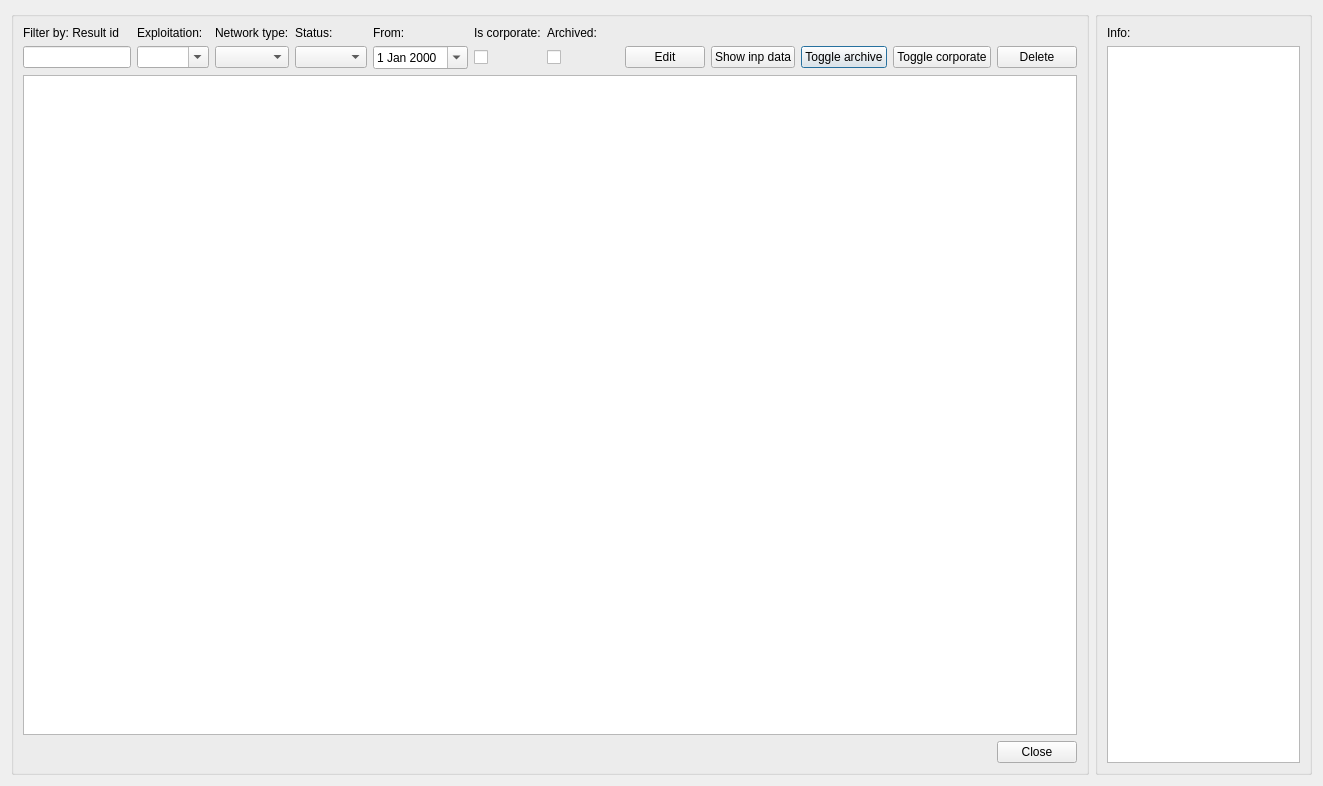
<?xml version="1.0" encoding="UTF-8"?>
<ui version="4.0">
 <class>dlg_go2epa_manager</class>
 <widget class="QDialog" name="dlg_go2epa_manager">
  <property name="geometry">
   <rect>
    <x>0</x>
    <y>0</y>
    <width>1323</width>
    <height>786</height>
   </rect>
  </property>
  <property name="windowTitle">
   <string>Epa result management</string>
  </property>
  <layout class="QGridLayout" name="verticalLayout_4">
   <item row="1" column="1">
    <widget class="QGroupBox" name="groupBox">
     <property name="sizePolicy">
      <sizepolicy hsizetype="Preferred" vsizetype="Preferred">
       <horstretch>0</horstretch>
       <verstretch>0</verstretch>
      </sizepolicy>
     </property>
     <property name="maximumSize">
      <size>
       <width>380</width>
       <height>16777215</height>
      </size>
     </property>
     <property name="title">
      <string/>
     </property>
     <layout class="QGridLayout" name="verticalLayout_3">
      <item row="0" column="1">
       <widget class="QLabel" name="label">
        <property name="text">
         <string>Info:</string>
        </property>
       </widget>
      </item>
      <item row="1" column="1">
       <widget class="QTextEdit" name="tab_log_txt_infolog"/>
      </item>
     </layout>
    </widget>
   </item>
   <item row="1" column="0">
    <widget class="QGroupBox" name="groupBox_2">
     <property name="sizePolicy">
      <sizepolicy hsizetype="Preferred" vsizetype="Preferred">
       <horstretch>0</horstretch>
       <verstretch>0</verstretch>
      </sizepolicy>
     </property>
     <property name="title">
      <string/>
     </property>
     <layout class="QGridLayout" name="gridLayout">
      <item row="0" column="0">
       <layout class="QGridLayout" name="gridLayout_2">
        <item row="2" column="10">
         <widget class="QPushButton" name="btn_archive">
          <property name="text">
           <string>Toggle archive</string>
          </property>
         </widget>
        </item>
        <item row="1" column="3">
         <widget class="QLabel" name="lbl_status">
          <property name="text">
           <string>Status:</string>
          </property>
         </widget>
        </item>
        <item row="2" column="0">
         <widget class="QLineEdit" name="txt_result_id">
          <property name="sizePolicy">
           <sizepolicy hsizetype="Minimum" vsizetype="Fixed">
            <horstretch>0</horstretch>
            <verstretch>0</verstretch>
           </sizepolicy>
          </property>
         </widget>
        </item>
        <item row="2" column="11">
         <widget class="QPushButton" name="btn_toggle_corporate">
          <property name="text">
           <string>Toggle corporate</string>
          </property>
         </widget>
        </item>
        <item row="4" column="0" colspan="13">
         <widget class="QTableView" name="tbl_rpt_cat_result">
          <property name="sortingEnabled">
           <bool>true</bool>
          </property>
         </widget>
        </item>
        <item row="2" column="3">
         <widget class="QComboBox" name="cmb_status">
          <property name="sizePolicy">
           <sizepolicy hsizetype="Preferred" vsizetype="Fixed">
            <horstretch>0</horstretch>
            <verstretch>0</verstretch>
           </sizepolicy>
          </property>
         </widget>
        </item>
        <item row="2" column="9">
         <widget class="QPushButton" name="btn_show_inp_data">
          <property name="text">
           <string>Show inp data</string>
          </property>
         </widget>
        </item>
        <item row="1" column="0">
         <widget class="QLabel" name="lbl_result_id">
          <property name="text">
           <string>Filter by: Result id</string>
          </property>
         </widget>
        </item>
        <item row="2" column="12">
         <widget class="QPushButton" name="btn_delete">
          <property name="sizePolicy">
           <sizepolicy hsizetype="Fixed" vsizetype="Fixed">
            <horstretch>0</horstretch>
            <verstretch>0</verstretch>
           </sizepolicy>
          </property>
          <property name="text">
           <string>Delete</string>
          </property>
         </widget>
        </item>
        <item row="1" column="7" rowspan="2">
         <spacer name="horizontalSpacer_2">
          <property name="orientation">
           <enum>Qt::Horizontal</enum>
          </property>
          <property name="sizeHint" stdset="0">
           <size>
            <width>80</width>
            <height>20</height>
           </size>
          </property>
         </spacer>
        </item>
        <item row="2" column="8">
         <widget class="QPushButton" name="btn_edit">
          <property name="text">
           <string>Edit</string>
          </property>
         </widget>
        </item>
        <item row="1" column="1">
         <widget class="QLabel" name="lbl_expl">
          <property name="text">
           <string>Exploitation:</string>
          </property>
         </widget>
        </item>
        <item row="2" column="1">
         <widget class="QComboBox" name="cmb_expl">
          <property name="sizePolicy">
           <sizepolicy hsizetype="Preferred" vsizetype="Fixed">
            <horstretch>0</horstretch>
            <verstretch>0</verstretch>
           </sizepolicy>
          </property>
          <property name="editable">
           <bool>true</bool>
          </property>
         </widget>
        </item>
        <item row="1" column="2">
         <widget class="QLabel" name="lbl_network_type">
          <property name="text">
           <string>Network type:</string>
          </property>
         </widget>
        </item>
        <item row="2" column="2">
         <widget class="QComboBox" name="cmb_network_type">
          <property name="sizePolicy">
           <sizepolicy hsizetype="Preferred" vsizetype="Fixed">
            <horstretch>0</horstretch>
            <verstretch>0</verstretch>
           </sizepolicy>
          </property>
         </widget>
        </item>
        <item row="1" column="4">
         <widget class="QLabel" name="lbl_date_exec_from">
          <property name="text">
           <string>From:</string>
          </property>
         </widget>
        </item>
        <item row="2" column="4">
         <widget class="QDateEdit" name="date_exec_from">
          <property name="sizePolicy">
           <sizepolicy hsizetype="Preferred" vsizetype="Fixed">
            <horstretch>0</horstretch>
            <verstretch>0</verstretch>
           </sizepolicy>
          </property>
          <property name="calendarPopup">
           <bool>true</bool>
          </property>
         </widget>
        </item>
        <item row="2" column="5">
         <widget class="QCheckBox" name="chk_corporate">
          <property name="text">
           <string/>
          </property>
         </widget>
        </item>
        <item row="2" column="6">
         <widget class="QCheckBox" name="chk_archived">
          <property name="text">
           <string/>
          </property>
         </widget>
        </item>
        <item row="1" column="5">
         <widget class="QLabel" name="lbl_corporate">
          <property name="text">
           <string>Is corporate:</string>
          </property>
         </widget>
        </item>
        <item row="1" column="6">
         <widget class="QLabel" name="lbl_archived">
          <property name="text">
           <string>Archived:</string>
          </property>
         </widget>
        </item>
       </layout>
      </item>
      <item row="2" column="0">
       <layout class="QGridLayout" name="lyt_buttons">
        <property name="topMargin">
         <number>0</number>
        </property>
        <item row="0" column="0">
         <spacer name="horizontalSpacer">
          <property name="orientation">
           <enum>Qt::Horizontal</enum>
          </property>
          <property name="sizeHint" stdset="0">
           <size>
            <width>40</width>
            <height>20</height>
           </size>
          </property>
         </spacer>
        </item>
        <item row="0" column="1">
         <widget class="QPushButton" name="btn_close">
          <property name="text">
           <string>Close</string>
          </property>
         </widget>
        </item>
       </layout>
      </item>
     </layout>
    </widget>
   </item>
  </layout>
 </widget>
 <tabstops>
  <tabstop>txt_result_id</tabstop>
  <tabstop>cmb_status</tabstop>
  <tabstop>btn_edit</tabstop>
  <tabstop>btn_show_inp_data</tabstop>
  <tabstop>btn_archive</tabstop>
  <tabstop>btn_toggle_corporate</tabstop>
  <tabstop>btn_delete</tabstop>
  <tabstop>tbl_rpt_cat_result</tabstop>
  <tabstop>tab_log_txt_infolog</tabstop>
  <tabstop>btn_close</tabstop>
 </tabstops>
 <resources/>
 <connections/>
</ui>
